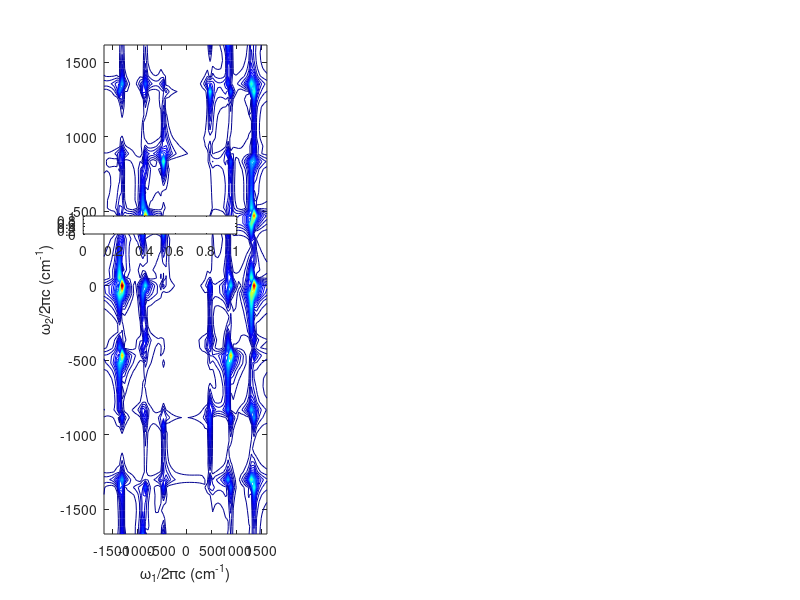

The MATLAB source for this figure: (Note: this script raises an error after producing the figure.)
% Load data from mat file
clear all
load 2dRR
gcf=figure;
set(gcf,'Units','Normalized','Position',[0 0 0.85 0.9]);%[0 4/75 1 0.85]);
Res_2dRR_Full=Res_2dRR_Cascade+Res_2dRR_Direct;
Res_2dRR_Cascade=Res_2dRR_Cascade;
Res_2dRR_Direct=Res_2dRR_Direct;

% Axes positions
gcp_y=0.3;
gcp_l_x=0.05;gcp_c_x=0.32;gcp_r_x=0.59;
gcw=0.3;gch=0.3;
gcpos=[gcp_l_x gcp_y gcw gch];
gdpos=[gcp_c_x gcp_y gcw gch];
grpos=[gcp_r_x gcp_y gcw gch];
% Color bar positions
cp_y=0.61;
cp_l_x=0.104;cp_c_x=0.374;cp_r_x=0.644;
cw=0.192;ch=0.03;
ccpos=[cp_l_x cp_y cw ch];
cdpos=[cp_c_x cp_y cw ch];
crpos=[cp_r_x cp_y cw ch];
% Text
tstr={'a)';'b)';'c)'};
% Text positions
tp_y=0.535;
tp_l_x=0.105;tp_c_x=0.375;tp_r_x=0.645;
tw=0.06;th=0.06;
tpos=[tp_l_x tp_y tw th; tp_c_x tp_y tw th; tp_r_x tp_y tw th];

dw=1/Res_2dRR_nt;c=3e-5;
w=(-1/2:dw:(1/2-dw))/Res_2dRR_dts/c;

    maxs=max(max(abs(real(Res_2dRR_Full(:,:,1)))));
    subplot(1,3,1);
    contour(w,w,abs(real(Res_2dRR_Cascade(:,:,1)))/maxs,50);
    xlabel('\omega_1/2\pic (cm^{-1})');
    ylabel('\omega_2/2\pic (cm^{-1})');%caxis([0 maxr])
    colormap jet;colorbar('Location','northoutside','fontsize',10,'Position',ccpos);
    set(gca,'linewidth',2,'fontsize',10,'fontweight','bold','Position',gcpos);
    axis square;
    annotation(gcf,'textbox',tpos(1,:),...
        'String',tstr(1),'EdgeColor','none',...
        'fontweight','bold','fontsize',10);
    
    subplot(1,3,2);
    contour(w,w,abs(real(Res_2dRR_Direct(:,:,1)))/maxs,50);
    xlabel('\omega_1/2\pic (cm^{-1})');
    ylabel('\omega_2/2\pic (cm^{-1})');%caxis([0 maxr])
    colormap jet;colorbar('Location','northoutside','fontsize',10,'Position',cdpos);
    set(gca,'linewidth',2,'fontsize',10,'fontweight','bold','Position',gdpos);axis square;
    annotation(gcf,'textbox',tpos(2,:),...
        'String',tstr(2),'EdgeColor','none',...
        'fontweight','bold','fontsize',10);

    subplot(1,3,3);
    contour(w,w,abs(real(Res_2dRR_Full(:,:,1)))/maxs,50);
    xlabel('\omega_1/2\pic (cm^{-1})');
    ylabel('\omega_2/2\pic (cm^{-1})');%caxis([0 maxr])
    colormap jet;colorbar('Location','northoutside','fontsize',10,'Position',crpos);
    set(gca,'linewidth',2,'fontsize',10,'fontweight','bold','Position',grpos);axis square;
    annotation(gcf,'textbox',tpos(3,:),...
        'String',tstr(3),'EdgeColor','none',...
        'fontweight','bold','fontsize',10);
